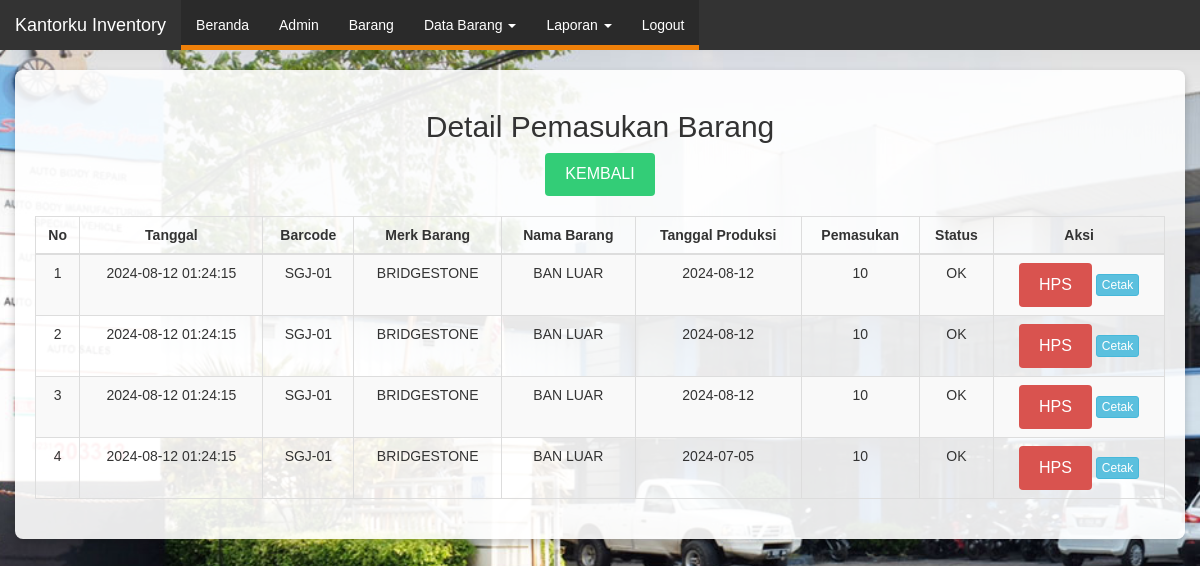
The app's page /barang/det_pemasukan.php?id_pemasukan=1 with its own data.
### tables this page shows
CREATE TABLE `barang` (
  `id_barang` int NOT NULL,
  `barcode` varchar(15) NOT NULL,
  `merk_barang` varchar(30) NOT NULL,
  `nama_barang` varchar(30) NOT NULL,
  `nama_supplier` varchar(255) DEFAULT NULL
);

CREATE TABLE `pemasukan` (
  `id_pemasukan` int NOT NULL,
  `id_barang` int NOT NULL,
  `total_pemasukan` double NOT NULL,
  `tanggal` datetime NOT NULL DEFAULT CURRENT_TIMESTAMP,
  `id_supplier` int DEFAULT NULL
);

CREATE TABLE `det_pemasukan` (
  `id_det_pemasukan` int NOT NULL,
  `id_pemasukan` int NOT NULL,
  `status` varchar(2) NOT NULL,
  `tanggal` datetime NOT NULL,
  `pemasukan` double NOT NULL,
  `tanggal_produksi` date NOT NULL
);

### barang/det_pemasukan.php (the view, shortened to what this page needs)
<?php
include '../koneksi.php';
?>
<!DOCTYPE html>
<html lang="id">
<head>
    <link rel="stylesheet" href="https://maxcdn.bootstrapcdn.com/bootstrap/3.3.7/css/bootstrap.min.css">
    <link href="../karre.css" rel="stylesheet" />
</head>
<body>
<nav class="navbar navbar-inverse">
    <div class="container-fluid">
        <div class="navbar-header">
            <a class="navbar-brand" href="#">Kantorku Inventory</a>
        </div>
        <div class="collapse navbar-collapse" id="navbarNav">
            <ul class="nav navbar-nav">
                <li><a href="../beranda.php">Beranda</a></li>
                <li><a href="../admin/admin.php">Admin</a></li>
                <li><a href="../data/barang.php">Barang</a></li>
                <li class="dropdown">
                    <a href="#" class="dropdown-toggle" data-toggle="dropdown" role="button" aria-haspopup="true" aria-expanded="false">Data Barang <span class="caret"></span></a>
                </li>
                <li class="dropdown">
                    <a href="#" class="dropdown-toggle" data-toggle="dropdown" role="button" aria-haspopup="true" aria-expanded="false">Laporan <span class="caret"></span></a>
                </li>
                <li><a href="../index.php">Logout</a></li>
            </ul>
        </div>
    </div>
</nav>
<div class="container">
    <h2 class="text-center">Detail Pemasukan Barang</h2>
    <form method="post" action="brg_masuk.php">
        <center><button type="submit" class="btn btn-primary">KEMBALI</button></center>
    </form>
    <table class="table table-striped table-bordered">
        <thead>
            <tr>
                <th>No</th>
                <th>Tanggal</th>
                <th>Barcode</th>
                <th>Merk Barang</th>
                <th>Nama Barang</th>
                <th>Tanggal Produksi</th>
                <th>Pemasukan</th>
                <th>Status</th>
                <th>Aksi</th>
            </tr>
        </thead>
        <tbody>
        <?php
        $no = 1;
        $id_pemasukan = $_GET['id_pemasukan'];
        $sql = "SELECT barang.barcode, barang.merk_barang, barang.nama_barang, det_pemasukan.*, pemasukan.*
                FROM ((barang
                INNER JOIN pemasukan ON pemasukan.id_barang = barang.id_barang)
                INNER JOIN det_pemasukan ON pemasukan.id_pemasukan = det_pemasukan.id_pemasukan)
                WHERE det_pemasukan.id_pemasukan = '$id_pemasukan'";
        $query = mysqli_query($db_link, $sql);
        while ($data = mysqli_fetch_array($query)) {
        ?>
            <tr>
                <td><?php echo $no; ?></td>
                <td><?php echo $data['tanggal']; ?></td>
                <td><?php echo $data['barcode']; ?></td>
                <td><?php echo $data['merk_barang']; ?></td>
                <td><?php echo $data['nama_barang']; ?></td>
                <td><?php echo $data['tanggal_produksi']; ?></td>
                <td><?php echo $data['pemasukan']; ?></td>
                <td><?php echo $data['status']; ?></td>
                <td>
                    <a href="aksi_hps_pemasukan.php?id_det_pemasukan=<?php echo $data['id_det_pemasukan']; ?>" class="btn btn-danger btn-xs" onclick="return confirm('Anda yakin ingin menghapus item ini?');">HPS</a>
                    <a href="cetak_pemasukan.php?id_det_pemasukan=<?php echo $data['id_det_pemasukan']; ?>" class="btn btn-info btn-xs" target="_blank">Cetak</a>
                </td>
            </tr>
        <?php
            $no++;
        }
        ?>
        </tbody>
    </table>
</div>
</body>
</html>

### karre.css (style rules this page uses)
body { margin:0px; padding: 0px; }
.nav { background-color: #2a2a2a; height: 50px; border-bottom:5px solid #ef8009; }

### barang/det_pemasukan.php (style rules this page uses)
body { background-image: url('../selecta1.jpg'); background-size: cover; background-position: center; background-attachment: fixed; background-repeat: no-repeat; font-family: 'Arial', sans-serif; color: #333; }
.navbar { margin-bottom: 0; border-radius: 0; background-color: #333; border: none; }
.navbar-brand, .navbar-nav > li > a { color: #fff !important; }
.container { background-color: rgba(255, 255, 255, 0.9); border-radius: 8px; box-shadow: 0 4px 8px rgba(0, 0, 0, 0.2); padding: 20px; margin-top: 20px; }
.btn-primary, .btn-danger { border-radius: 4px; padding: 10px 20px; font-size: 16px; }
.btn-primary { background-color: #33cd77; border: none; }
.btn-danger { background-color: #d9534f; border: none; }
.table { margin-top: 20px; }
.table th, .table td { text-align: center; vertical-align: middle; }

### records on screen
barang: pemasukan.tanggal "2024-08-12 01:24:15", barcode "SGJ-01", merk_barang "BRIDGESTONE", nama_barang "BAN LUAR", det_pemasukan.tanggal_produksi "2024-08-12", det_pemasukan.pemasukan "10", det_pemasukan.status "OK", det_pemasukan.tanggal_produksi "2024-07-05"
